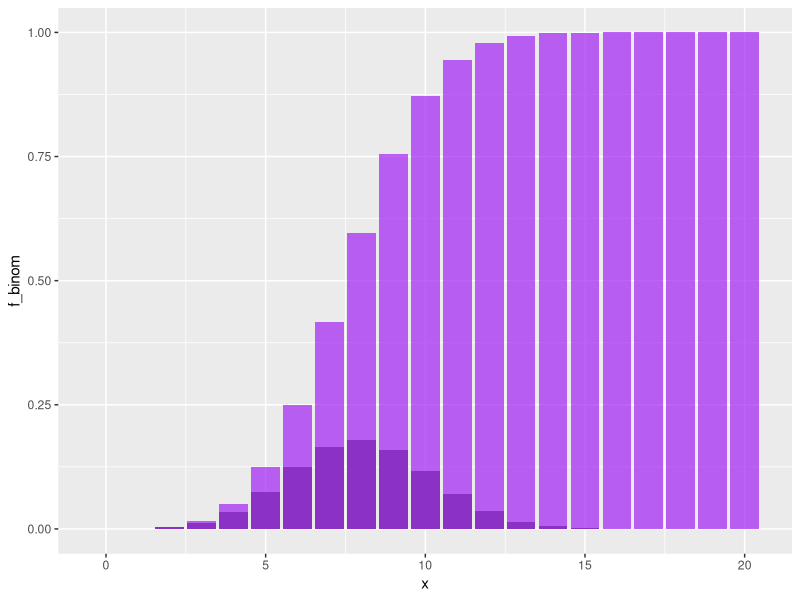
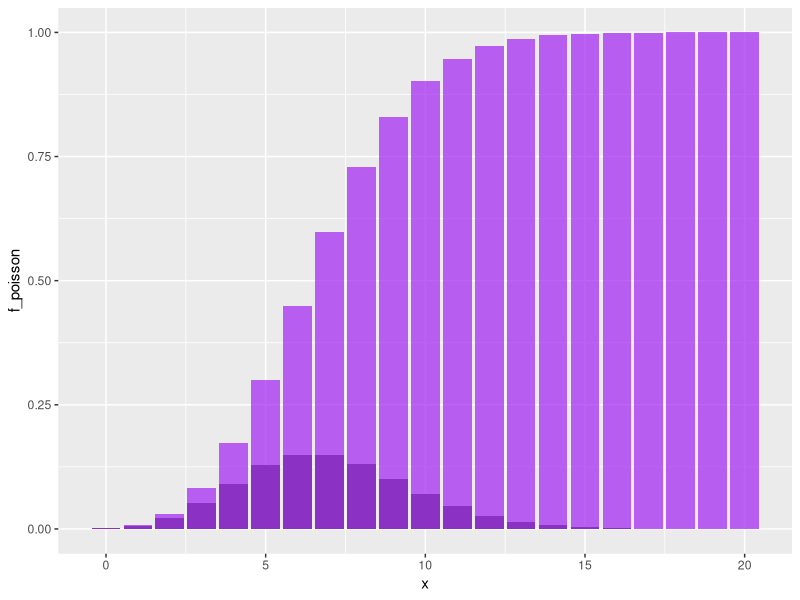
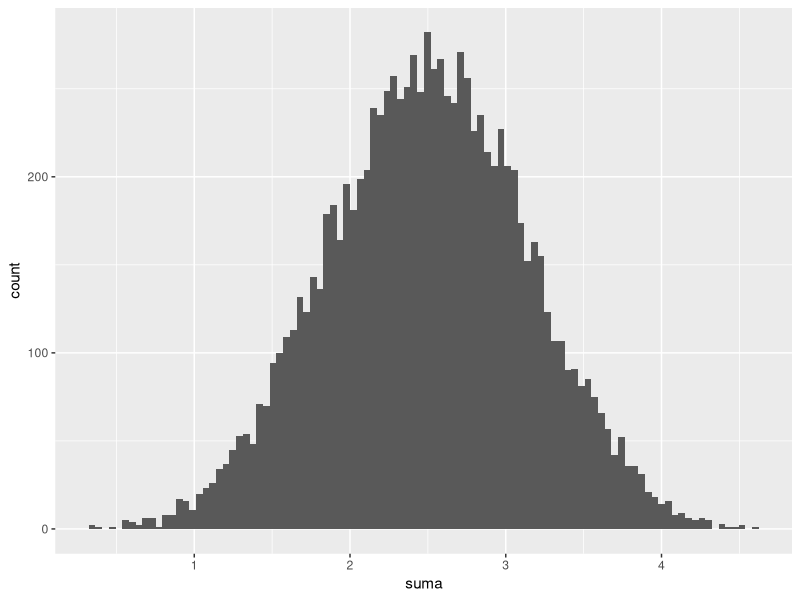
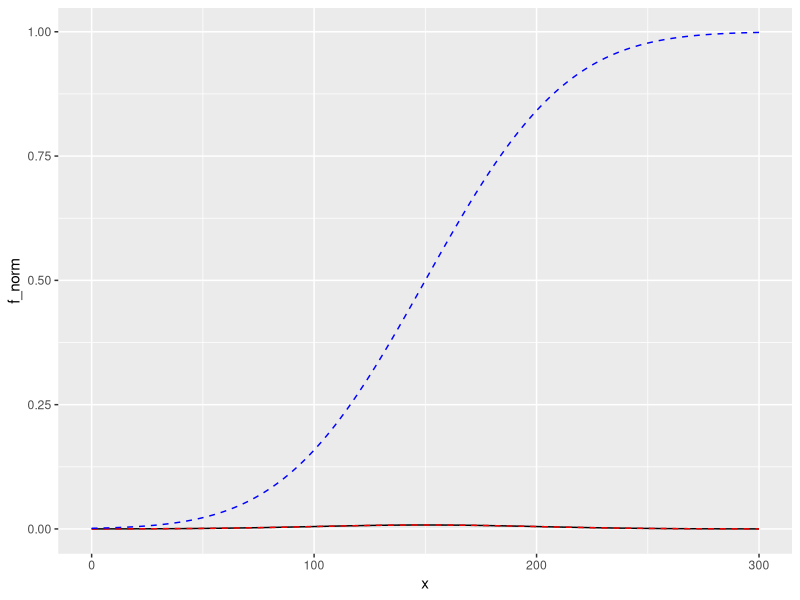
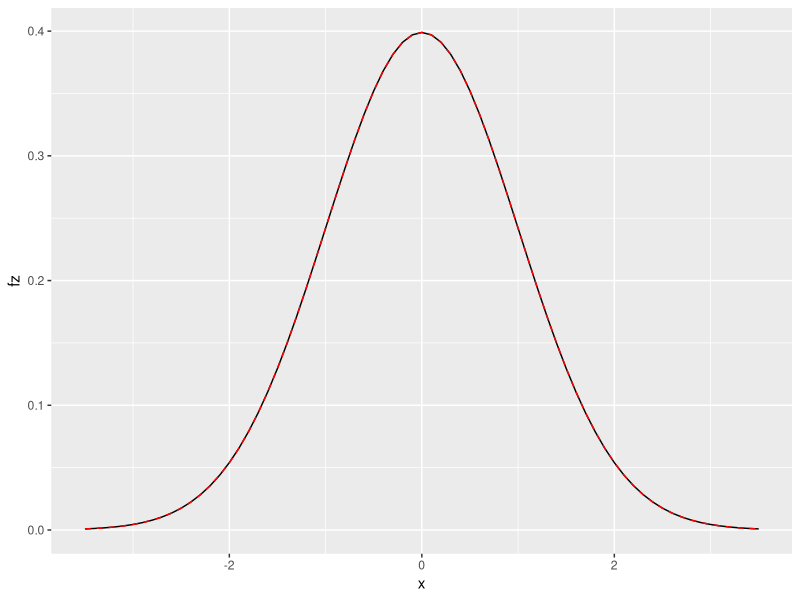

Write R code to recreate these figures, in order.
n = 20
  p = 0.4
  x = 0:n
  f_binom <- dbinom(x,n,p)
  F_binom <- cumsum(f_binom) # pbinom(x,n,p)
  (df <- data.frame(x,f_binom, F_binom))
  library(ggplot2)
  ggplot(data=df, aes(x,f_binom))+geom_col()+geom_col(aes(x,F_binom), fill="purple", alpha = 0.7)
  qbinom(0.5,n,p)
  
  simulaciones <- rbinom(10000, n, p)
  mean(simulaciones <= 8)
  mean(simulaciones <= 7)


lam = 7
n = 20
x = 0:n

f_poisson <- dpois(x,lam)
F_poisson <- cumsum(f_poisson)
(df <- data.frame(x,f_poisson, F_poisson))
library(ggplot2)
ggplot(data=df, aes(x,f_poisson))+geom_col()+geom_col(aes(x,F_poisson), fill="purple", alpha = 0.7)
qpois(0.7,lam)

simulaciones <- rpois(n,lam)
simulaciones <= 8
simulaciones <= 7
mean(simulaciones <= 8)
mean(simulaciones <= 7)


v1 <- runif(10000)
v2 <- runif(10000)
v3 <- runif(10000)
v4 <- runif(10000)
v5 <- runif(10000)
suma <- v1 + v2 + v3 + v4 + v5
df <- data.frame(v1, v2, v3, v4, v5, suma)
library(ggplot2)
ggplot(data=df, aes(suma))+ geom_histogram(bins = 100)


(x <- seq(0,300,by = 0.1))
mu <- 150
sgm <- 50

f_norm <- (1/sqrt(2*pi*sgm^2))* exp((-1/2)*((x-mu)/sgm)^2)
f_dnorm <- dnorm(x, mu, sgm)
F_norm <- pnorm(x,mu,sgm)
(df <- data.frame(x, f_norm, f_dnorm, F_norm))
ggplot(df,aes(x,f_norm))+ geom_line() + geom_line(aes(x, f_dnorm),col="red", linetype = 2) + geom_line(aes(x, F_norm),col="blue", linetype = 2)
qnorm(0.8,mu, sgm)


(x <- seq(-3.5, 3.5, by = 0.1))

fz <- dnorm(x)
Fz <- pnorm(x)
(df <- data.frame(x, fz, Fz))
ggplot(df,aes(x,fz))+ geom_line() + geom_line(aes(x, fz),col="red", linetype = 2) # + geom_line(aes(x, Fz),col="blue", linetype = 2)
qnorm(0.975, lower.tail = FALSE)
pnorm(3) - pnorm(-3)
